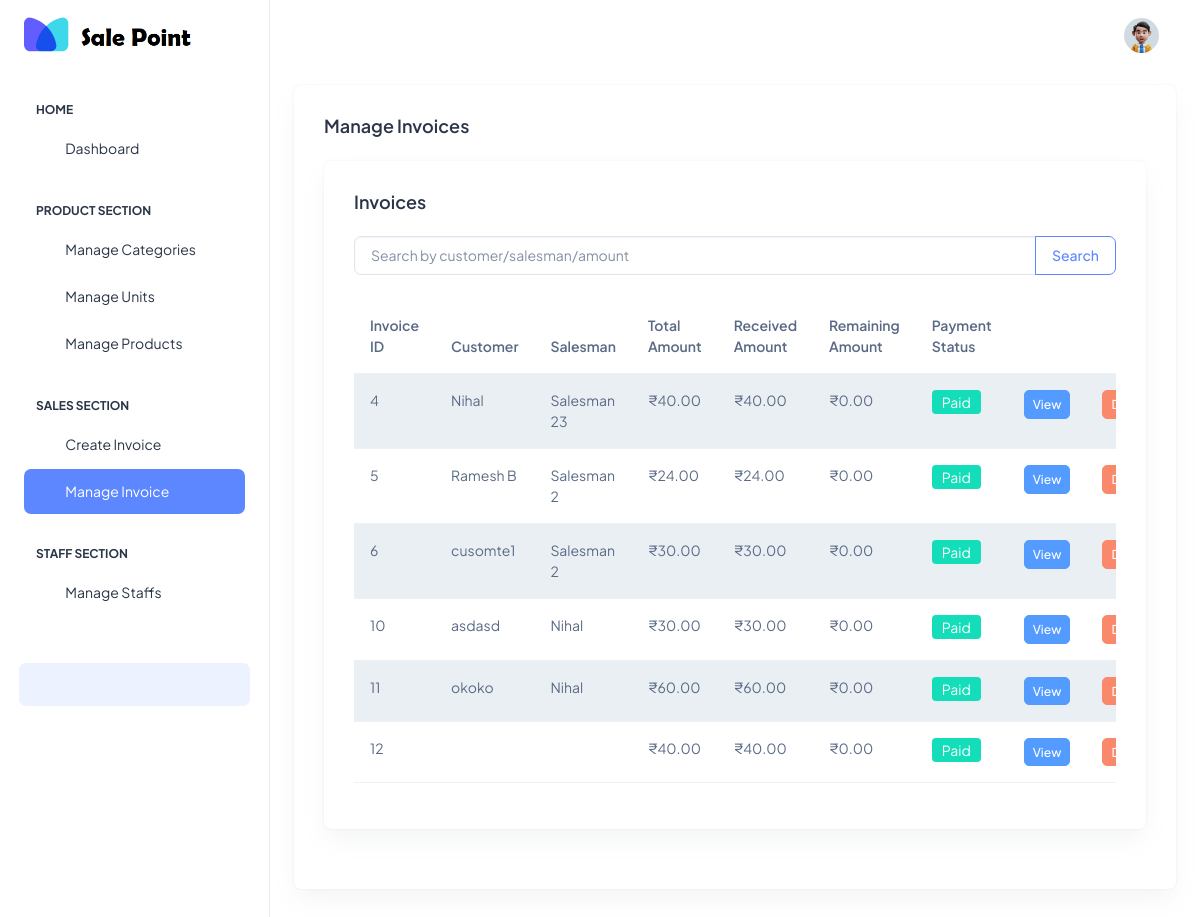
Page /manage_invoices (signed in) on the committed database.
### sales_app/models.py (models this page shows, shortened)
class Checkout(models.Model):
    total_price = models.DecimalField(max_digits=10, decimal_places=2)
    checkout_date = models.DateTimeField(auto_now_add=True)
    salesman = models.CharField(max_length=100, null=True, blank=True)
    customer_name = models.CharField(max_length=100, null=True, blank=True)
    phone_number = models.CharField(max_length=20, null=True, blank=True)
    amount_received = models.DecimalField(max_digits=10, decimal_places=2, null=True, blank=True)
    amount_remaining = models.DecimalField(max_digits=10, decimal_places=2, null=True, blank=True)
    payment_status = models.BooleanField(default=False)

### sales_app/views.py (the view)
# urls.py: path('manage_invoices', views.manage_invoices, name='manage_invoices'),
def manage_invoices(request):
    query = request.GET.get("q", "")
    invoices = Checkout.objects.all()
    if query:
        invoices = Checkout.filter(
            Q(customer_name__icontains=query) |
            Q(salesman__icontains=query) |
            Q(total_price__icontains=query)
        )
    context = {
        "invoices": invoices
    }
    return render(request, "manage_invoices.html", context)

### templates/manage_invoices.html (shortened to what this page needs)
{% extends 'base.html' %}
{% load static %}
{% block content %}
<div class="container-fluid">
    <div class="card">
        <div class="card-body">
            <h5 class="card-title fw-semibold mb-4">Manage Invoices</h5>
            <div class="card mt-4">
                <div class="card-body">
                    <h5 class="card-title fw-semibold mb-4">Invoices
                        <span><a href="{% url 'manage_invoices' %}"><i class="ti ti-refresh"></i></a></span>
                    </h5>
                    <form method="get" class="mb-4">
                        <div class="input-group">
                            <input type="text" class="form-control" placeholder="Search by customer/salesman/amount" name="q" value="{{ request.GET.q|default_if_none:'' }}">
                            <button class="btn btn-outline-primary" type="submit">Search</button>
                        </div>
                    </form>
                    <div class="table-responsive">
                        <table class="table table-striped table-hover">
                            <thead>
                                <tr>
                                    <th scope="col">Invoice ID</th>
                                    <th scope="col">Customer</th>
                                    <th scope="col">Salesman</th>
                                    <th scope="col">Total Amount</th>
                                    <th scope="col">Received Amount</th>
                                    <th scope="col">Remaining Amount</th>
                                    <th scope="col">Payment Status</th>
                                    <th scope="col"></th>
                                    <th scope="col"></th>
                                </tr>
                            </thead>
                            <tbody>
                                {% for invoice in invoices %}
                                <tr>
                                    <td>{{ invoice.id }}</td>
                                    <td>{{ invoice.customer_name }}</td>
                                    <td>{{ invoice.salesman }}</td>
                                    <td>₹{{ invoice.total_price }}</td>
                                    <td>₹{{ invoice.amount_received }}</td>
                                    <td>₹{{ invoice.amount_remaining}}</td>
                                    <td>
                                        {% if invoice.amount_received >= invoice.total_price %}
                                            <span class="badge bg-success">Paid</span>
                                        {% else %}
                                            <span class="badge bg-warning">Pending</span>
                                        {% endif %}
                                    </td>
                                    <td>
                                        <a href="{% url 'invoice_details' invoice.id %}" class="btn btn-info btn-sm">View</a>
                                    </td>
                                    <td><a href="{% url 'delete_invoice' invoice.id %}" class="btn btn-danger btn-sm" onclick="return confirm('Are you sure you want to delete this invoice?');">Delete</a></td>
                                </tr>
                                {% empty %}
                                <tr>
                                    <td colspan="8" class="text-center">No invoices found</td>
                                </tr>
                                {% endfor %}
                            </tbody>
                        </table>
                    </div>
                </div>
            </div>
        </div>
    </div>
</div>
{% endblock %}

### rows in the picture
Checkout: id "4", customer_name "Nihal", salesman "Salesman 23", total_price "40.00", amount_received "40.00", amount_remaining "0.00", shows "Paid"
Checkout: id "5", customer_name "Ramesh B", salesman "Salesman 2", total_price "24.00", amount_received "24.00", amount_remaining "0.00", shows "Paid"
Checkout: id "6", customer_name "cusomte1", salesman "Salesman 2", total_price "30.00", amount_received "30.00", amount_remaining "0.00", shows "Paid"
Checkout: id "10", customer_name "asdasd", salesman "Nihal", total_price "30.00", amount_received "30.00", amount_remaining "0.00", shows "Paid"
Checkout: id "11", customer_name "okoko", salesman "Nihal", total_price "60.00", amount_received "60.00", amount_remaining "0.00", shows "Paid"
Checkout: id "12", total_price "40.00", amount_received "40.00", amount_remaining "0.00", shows "Paid"
